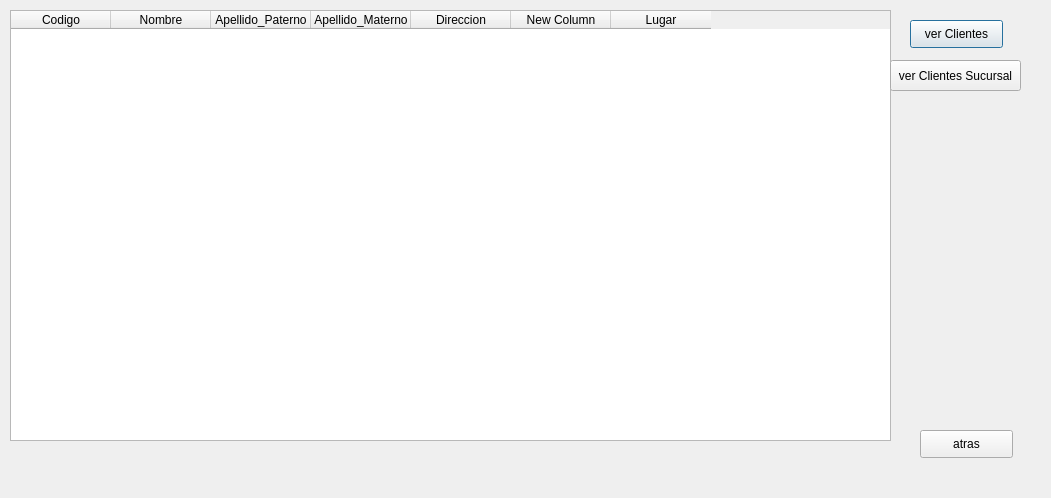
<?xml version="1.0" encoding="UTF-8"?>
<ui version="4.0">
 <class>Reportes</class>
 <widget class="QDialog" name="Reportes">
  <property name="geometry">
   <rect>
    <x>0</x>
    <y>0</y>
    <width>1051</width>
    <height>498</height>
   </rect>
  </property>
  <property name="windowTitle">
   <string>Dialog</string>
  </property>
  <widget class="QPushButton" name="pushButton_cliente">
   <property name="geometry">
    <rect>
     <x>910</x>
     <y>20</y>
     <width>93</width>
     <height>28</height>
    </rect>
   </property>
   <property name="text">
    <string>ver Clientes</string>
   </property>
  </widget>
  <widget class="QTableWidget" name="tableWidget">
   <property name="geometry">
    <rect>
     <x>10</x>
     <y>10</y>
     <width>881</width>
     <height>431</height>
    </rect>
   </property>
   <column>
    <property name="text">
     <string>Codigo</string>
    </property>
   </column>
   <column>
    <property name="text">
     <string>Nombre</string>
    </property>
   </column>
   <column>
    <property name="text">
     <string>Apellido_Paterno</string>
    </property>
   </column>
   <column>
    <property name="text">
     <string>Apellido_Materno</string>
    </property>
   </column>
   <column>
    <property name="text">
     <string>Direccion</string>
    </property>
   </column>
   <column>
    <property name="text">
     <string>New Column</string>
    </property>
   </column>
   <column>
    <property name="text">
     <string>Lugar</string>
    </property>
   </column>
  </widget>
  <widget class="QPushButton" name="pushButton_clisucursal">
   <property name="geometry">
    <rect>
     <x>890</x>
     <y>60</y>
     <width>131</width>
     <height>31</height>
    </rect>
   </property>
   <property name="text">
    <string>ver Clientes Sucursal</string>
   </property>
  </widget>
  <widget class="QPushButton" name="pushButton_back">
   <property name="geometry">
    <rect>
     <x>920</x>
     <y>430</y>
     <width>93</width>
     <height>28</height>
    </rect>
   </property>
   <property name="text">
    <string>atras</string>
   </property>
  </widget>
 </widget>
 <resources/>
 <connections/>
</ui>
